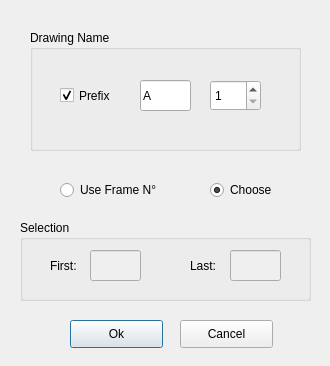
<?xml version="1.0" encoding="UTF-8"?>
<ui version="4.0">
 <class>Dialog</class>
 <widget class="QDialog" name="Dialog">
  <property name="enabled">
   <bool>true</bool>
  </property>
  <property name="geometry">
   <rect>
    <x>0</x>
    <y>0</y>
    <width>330</width>
    <height>366</height>
   </rect>
  </property>
  <property name="sizePolicy">
   <sizepolicy hsizetype="Fixed" vsizetype="Fixed">
    <horstretch>0</horstretch>
    <verstretch>0</verstretch>
   </sizepolicy>
  </property>
  <property name="minimumSize">
   <size>
    <width>330</width>
    <height>366</height>
   </size>
  </property>
  <property name="maximumSize">
   <size>
    <width>330</width>
    <height>366</height>
   </size>
  </property>
  <property name="font">
   <font>
    <kerning>false</kerning>
   </font>
  </property>
  <property name="windowTitle">
   <string>Rename Selection</string>
  </property>
  <widget class="QPushButton" name="okButton">
   <property name="geometry">
    <rect>
     <x>70</x>
     <y>320</y>
     <width>93</width>
     <height>28</height>
    </rect>
   </property>
   <property name="text">
    <string>Ok</string>
   </property>
  </widget>
  <widget class="QPushButton" name="cancelButton">
   <property name="geometry">
    <rect>
     <x>180</x>
     <y>320</y>
     <width>93</width>
     <height>28</height>
    </rect>
   </property>
   <property name="text">
    <string>Cancel</string>
   </property>
  </widget>
  <widget class="QGroupBox" name="groupSelection">
   <property name="geometry">
    <rect>
     <x>20</x>
     <y>220</y>
     <width>291</width>
     <height>81</height>
    </rect>
   </property>
   <property name="title">
    <string>Selection</string>
   </property>
   <widget class="QLineEdit" name="line_First">
    <property name="enabled">
     <bool>false</bool>
    </property>
    <property name="geometry">
     <rect>
      <x>70</x>
      <y>30</y>
      <width>51</width>
      <height>31</height>
     </rect>
    </property>
   </widget>
   <widget class="QLabel" name="label">
    <property name="geometry">
     <rect>
      <x>30</x>
      <y>30</y>
      <width>41</width>
      <height>31</height>
     </rect>
    </property>
    <property name="text">
     <string>First:</string>
    </property>
   </widget>
   <widget class="QLabel" name="label_2">
    <property name="geometry">
     <rect>
      <x>170</x>
      <y>30</y>
      <width>41</width>
      <height>31</height>
     </rect>
    </property>
    <property name="text">
     <string>Last:</string>
    </property>
   </widget>
   <widget class="QLineEdit" name="line_Last">
    <property name="enabled">
     <bool>false</bool>
    </property>
    <property name="geometry">
     <rect>
      <x>210</x>
      <y>30</y>
      <width>51</width>
      <height>31</height>
     </rect>
    </property>
   </widget>
  </widget>
  <widget class="QGroupBox" name="groupDrawName">
   <property name="geometry">
    <rect>
     <x>30</x>
     <y>30</y>
     <width>271</width>
     <height>121</height>
    </rect>
   </property>
   <property name="title">
    <string>Drawing Name</string>
   </property>
   <widget class="QLineEdit" name="linePrefix">
    <property name="geometry">
     <rect>
      <x>110</x>
      <y>50</y>
      <width>51</width>
      <height>31</height>
     </rect>
    </property>
    <property name="text">
     <string>A</string>
    </property>
   </widget>
   <widget class="QCheckBox" name="checkPrefix">
    <property name="geometry">
     <rect>
      <x>30</x>
      <y>50</y>
      <width>61</width>
      <height>31</height>
     </rect>
    </property>
    <property name="text">
     <string>Prefix</string>
    </property>
    <property name="checked">
     <bool>true</bool>
    </property>
   </widget>
   <widget class="QSpinBox" name="spinBox">
    <property name="geometry">
     <rect>
      <x>180</x>
      <y>50</y>
      <width>51</width>
      <height>31</height>
     </rect>
    </property>
    <property name="minimum">
     <number>1</number>
    </property>
    <property name="maximum">
     <number>999</number>
    </property>
   </widget>
  </widget>
  <widget class="QRadioButton" name="radioFrNumber">
   <property name="geometry">
    <rect>
     <x>60</x>
     <y>180</y>
     <width>111</width>
     <height>20</height>
    </rect>
   </property>
   <property name="text">
    <string>Use Frame N°</string>
   </property>
  </widget>
  <widget class="QRadioButton" name="radioChoose">
   <property name="geometry">
    <rect>
     <x>210</x>
     <y>180</y>
     <width>95</width>
     <height>20</height>
    </rect>
   </property>
   <property name="text">
    <string>Choose</string>
   </property>
   <property name="checked">
    <bool>true</bool>
   </property>
  </widget>
 </widget>
 <resources/>
 <connections/>
</ui>
